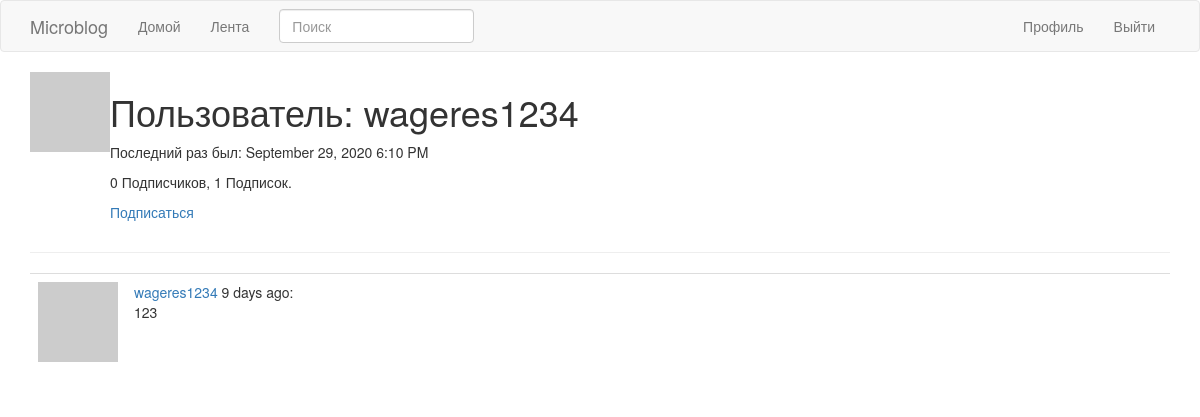
The app's page /user/wageres1234 (signed in) with its own data.
### app/models.py (models this page shows, shortened)
class User(UserMixin,db.Model):
	id = db.Column(db.Integer, primary_key=True)
	username = db.Column(db.String(64), index=True, unique=True)
	email = db.Column(db.String(120), index=True, unique=True)
	password_hash = db.Column(db.String(128))
	posts = db.relationship('Post', backref='author', lazy='dynamic')
	about_me = db.Column(db.String(140))
	last_seen = db.Column(db.DateTime,default=datetime.utcnow)
	followed = db.relationship(
        'User', secondary=followers,
        primaryjoin=(followers.c.follower_id == id),
        secondaryjoin=(followers.c.followed_id == id),
        backref=db.backref('followers', lazy='dynamic'), lazy='dynamic')
	def avatar(self,size):
		digest = md5(self.email.lower().encode('utf-8')).hexdigest()
		return 'https://www.gravatar.com/avatar/{}?d=identicon&s={}'.format(
            digest, size)
	def is_following(self,user):
		return self.followed.filter(
			followers.c.followed_id == user.id).count() > 0

class SearchableMixin(object):
	@classmethod
	def before_commit(cls, session):
		session._changes = {
            'add': list(session.new),
            'update': list(session.dirty),
            'delete': list(session.deleted)
        }
	@classmethod
	def after_commit(cls, session):
		for obj in session._changes['add']:
			if isinstance(obj, SearchableMixin):
				add_to_index(obj.__tablename__, obj)
		for obj in session._changes['update']:
			if isinstance(obj, SearchableMixin):
				add_to_index(obj.__tablename__, obj)
		for obj in session._changes['delete']:
			if isinstance(obj, SearchableMixin):
				remove_from_index(obj.__tablename__, obj)
		session._changes = None

class Post(SearchableMixin,db.Model):
	__searchable__ = ['body']
	id = db.Column(db.Integer, primary_key=True)
	body = db.Column(db.String(140))
	timestamp = db.Column(db.DateTime, index=True, default=datetime.utcnow)
	user_id = db.Column(db.Integer, db.ForeignKey('user.id'))

### app/main/routes.py (the view)
@bp.route('/user/<username>')
@login_required
def user(username):
	user = User.query.filter_by(username=username).first_or_404()
	page = request.args.get('page', 1, type=int)
	posts = user.posts.order_by(Post.timestamp.desc()).paginate(
			page,current_app.config['POSTS_PER_PAGE'],False)
	next_url = (url_for('main.user',username=user.username, page=posts.next_num)
				if posts.has_next else None)
	prev_url = (url_for('main.user',username=user.username, page=posts.prev_num)
				if posts.has_prev else None)
	return render_template('user.html', user=user, posts=posts.items,
							next_url=next_url,prev_url=prev_url)

### app/main/forms.py
class SearchForm(FlaskForm):
	q = StringField('Поиск', validators=[DataRequired()])
	def __init__(self,*args,**kwargs):
		if "formdata" not in kwargs:
			kwargs['formdata'] = request.args#определяет, откуда Flask-WTF получает формы
		if 'csrf_enabled' not in kwargs:
			kwargs['csrf_enabled'] = False#CSRF - защита
		super(SearchForm, self).__init__(*args, **kwargs)

### app/main/routes.py (called while the page is built)
@bp.before_request
def before_request():
	if current_user.is_authenticated:
		current_user.last_seen = datetime.utcnow()
		db.session.commit()
		g.search_form = SearchForm()

### app/models.py (called while the page is built)
@login.user_loader
def load_user(id):
	return User.query.get(int(id))

### app/templates/user.html (shortened to what this page needs)
{% extends "base.html" %}
{% block app_content %}
     <table>
        <tr valign="top">
            <td><img src="{{ user.avatar(128) }}"></td>
            <td>
                <h1>Пользователь: {{ user.username }}</h1>
                {% if user.last_seen %}
                <p>Последний раз был: {{ moment(user.last_seen).format('LLL') }}</p>
                {% endif %}
                <p>{{ user.followers.count() }} Подписчиков, {{ user.followed.count() }} Подписок.</p>
                {% if user == current_user %}
                <p><a href="{{ url_for('main.edit_profile') }}">Редактировать профиль</a></p>
                {% elif not current_user.is_following(user)%}
                <p><a href="{{ url_for('main.follow', username=user.username) }}">Подписаться</a></p>
                {% else %}
                <p><a href="{{ url_for('main.unfollow', username=user.username) }}">Отписаться</a></p>
            	{% endif %}
            </td>
        </tr>
    </table>
    <hr>
    {% for post in posts %}
    {% include '_post.html' %}
	{% endfor %}
{% endblock %}

### app/templates/_post.html
<table class="table table-hover">
    <tr>
        <td width="70px">
            <a href="{{ url_for('main.user', username=post.author.username) }}">
                <img src="{{ post.author.avatar(70) }}" />
            </a>
        </td>
        <td>
            <a href="{{ url_for('main.user', username=post.author.username) }}">
                {{ post.author.username }}
            </a>
            {{ moment(post.timestamp).fromNow() }}:
            <br>
            {{ post.body }}
        </td>
    </tr>
</table>

### records on screen
User: username "wageres1234", last_seen "September 29, 2020 6:10 PM"
Post: author.username "wageres1234", timestamp "9 days ago", body "123"

### other values on screen
{{ user.followers.count() }} "0"
{{ user.followed.count() }} "1"
